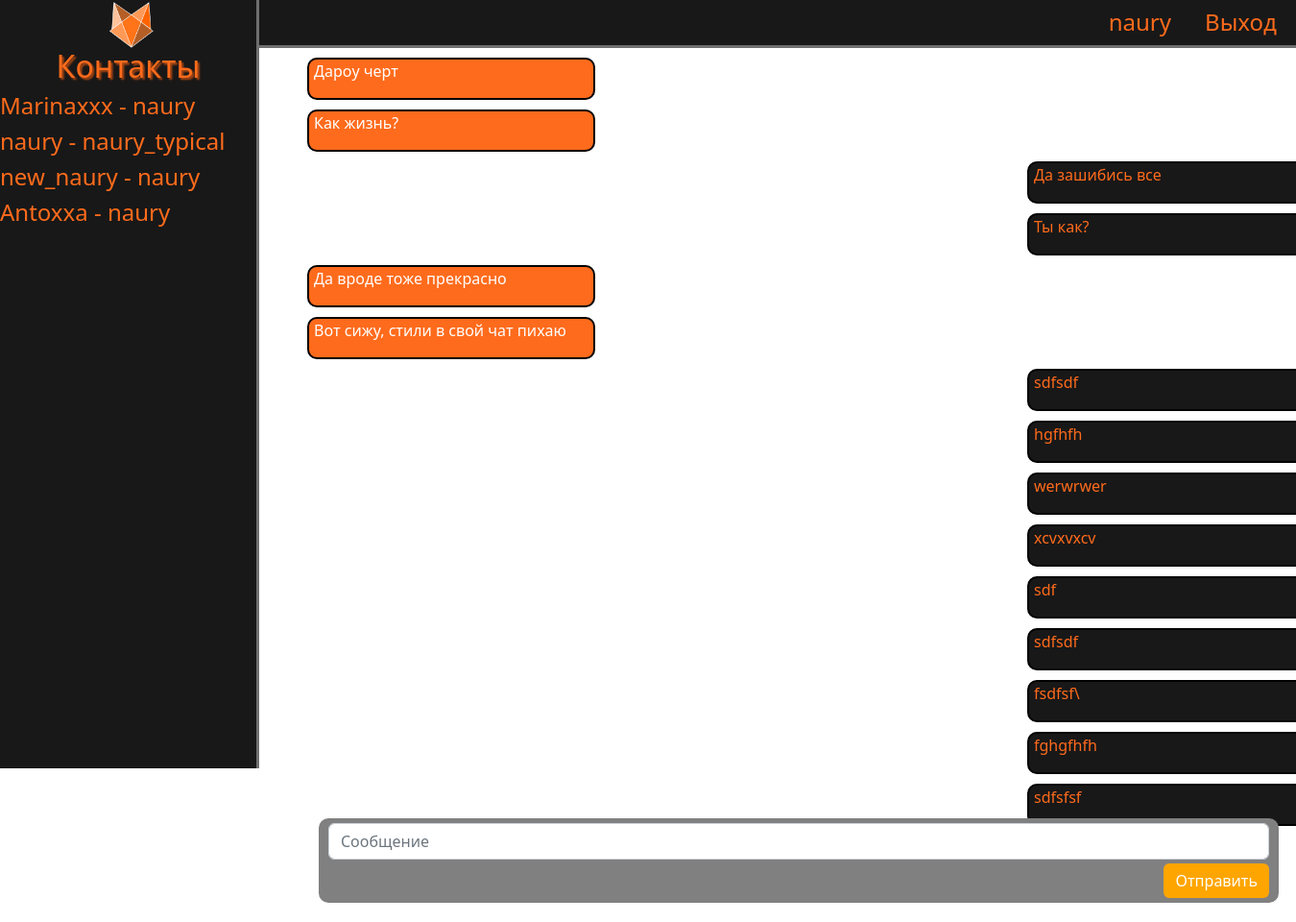
Page /11 (signed in) on the committed database.
### main/models.py (models this page shows, shortened)
class Contacts(models.Model):
    person1 = models.CharField(max_length=100)
    person2 = models.CharField(max_length=100)

class Messages(models.Model):
    id_contact = models.CharField(max_length=100)
    sender = models.TextField('Отправитель')
    message = models.TextField('Текст сообщения')

### main/views.py (the view, shortened to what this page needs)
# urls.py: path('<int:pk>', login_required(views.chatview), name='contact_chat'),
def chatview(request, pk):
    contactlist = Contacts.objects.all()
    selfuser = request.user.get_username()
    message_list = Messages.objects.all()
    for el in contactlist:
        if el.id == pk:
            person1 = el.person1
            person2 = el.person2
    if request.user.username == person1 or request.user.username == person2:
        pass
    else:
        return redirect('leftuser')
    form = Messanger()
    context = {
            "contactlist": contactlist,
            "messagelist": message_list,
            "form": form,
            "pk": str(pk)
        }
    return render(request, 'main/chat.html', context)

### main/forms.py
class Messanger(ModelForm):
    class Meta:
        model = Messages
        fields = ['message']
        widgets = {
            "message": TextInput(attrs={'class': 'form-control', 'placeholder': "Сообщение"})
        }

### main/templates/main/chat.html (shortened to what this page needs)
{% extends 'main/class.html' %}
{% block content %}
{% for el in messagelist %}
    {% if el.id_contact == pk %}
        {% if el.sender == user.get_username %}
            <div class="export_message">
                <p>{{ el.message }}</p>
            </div>
        {% else %}
            <div class="import_message">
                <p>{{ el.message }}</p>
            </div>
        {% endif %}
    {% endif %}
{% endfor %}
<div class="box"></div>
<form method="post" class="message_form">
{{ form.message }}
<button class="btn btn-success" type="submit">Отправить</button>
</form>
{% endblock %}

### main/templates/main/class.html (shortened to what this page needs)
{% load static %}
<!doctype html>
<html lang="ru">
<head>
    <link rel="stylesheet" href="https://cdn.jsdelivr.net/npm/bootstrap@5.2.0/dist/css/bootstrap.min.css">
    <link rel="stylesheet" href="{% static 'main/css/main.css' %}">
</head>
<body >
  <header>
      <a href="{% url 'profile' %}" class="profile"><h4>{{ user.get_username }}</h4></a>
      <a href="{% url 'logout'%}?next={{request.path}}" class="exit">Выход</a>
  </header>
  <aside>
      <img class="logo" src="{% static 'main/img/fox.png' %}" alt="Лого">
      <a href="/"><h2>Контакты</h2></a>
      {% for el in contactlist %}
        {% if el.person1 == user.get_username or el.person2 == user.get_username %}
        <a href="{% url 'contact_chat' el.id %}"><h4>{{ el.person1 }} - {{ el.person2 }}</h4></a>
        {% endif %}
      {% endfor %}
  </aside>
  <main>
    {% block content %}
    {% endblock %}
  </main>
</body>
</html>

### main/static/main/css/main.css (style rules this page uses)
body { background-image: url('https://img5.goodfon.ru/wallpaper/nbig/f/70/dizain-fon-seryi-derevo-svet.jpg'); }
header { height: 50px; width: 100%; background: #181818; border-bottom: 3px solid #706f6f; text-align: right; color: #ff6b1c; }
.exit { position: relative; top: -32px; right: 20px; }
header a { color: #ff6b1c; font-size: x-large; text-decoration: none; }
header .profile { position: relative; right: 130px; top: 9px; }
main { position: relative; left: 20%; color: #ff6b1c; width: 80%; height: 100vh; }
aside .logo { margin-left: 42%; height: 50px; width: 50px; }
aside { background: #181818; height: 100vh; width: 20%; position: fixed; z-index: 1; left: 0; overflow-x: hidden; border-right: 3px solid #706f6f; top: 0; color: #ff6b1c; }
aside h2 { text-align: center; text-shadow: 2px 2px 2px #b04912 }
aside a { color: #ff6b1c; text-decoration: none; }
form { margin-left: 32%; width: 500px; margin-top: 50px; }
.message_form { background: gray; border-radius: 10px; padding-top: 5px; padding-left: 10px; padding-right: 10px; padding-bottom: 5px; position: fixed; width: 1000px; left: -100px; bottom: 20px; }
.message_form button { background: orange; border: None; margin-top: 4px; float: right; }
.export_message { background: #181818; position: relative; left: 800px; width: 300px; margin-top: 10px; border: 2px solid black; border-radius: 10px; }
.export_message p { margin-left: 5px; }
.import_message { border: 2px solid black; background: #ff6b1c; position: relative; left: 50px; color: white; width: 300px; margin-top: 10px; border-radius: 10px; }
.import_message p { margin-left: 5px; }
.box { height: 100px; }

### rows in the picture
Contacts: person1 "Marinaxxx", person2 "naury"
Contacts: person1 "naury", person2 "naury_typical"
Contacts: person1 "new_naury", person2 "naury"
Contacts: person1 "Antoxxa", person2 "naury"
Messages: message "Дароу черт"
Messages: message "Как жизнь?"
Messages: message "Да зашибись все"
Messages: message "Ты как?"
Messages: message "Да вроде тоже прекрасно"
Messages: message "Вот сижу, стили в свой чат пихаю"
Messages: message "sdfsdf"
Messages: message "hgfhfh"
Messages: message "werwrwer"
Messages: message "xcvxvxcv"
Messages: message "sdf"
Messages: message "sdfsdf"
Messages: message "fsdfsf\\"
Messages: message "fghgfhfh"
Messages: message "sdfsfsf"

### other values in the picture
{{ user.get_username }} "naury"
